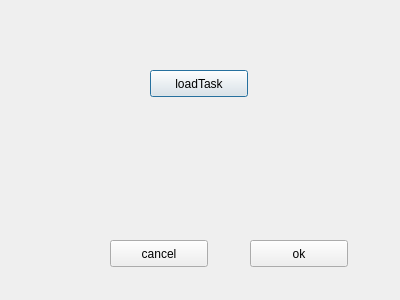
<?xml version="1.0" encoding="UTF-8"?>
<ui version="4.0">
 <class>task_loadDialogBase</class>
 <widget class="QDialog" name="task_loadDialogBase">
  <property name="geometry">
   <rect>
    <x>0</x>
    <y>0</y>
    <width>400</width>
    <height>300</height>
   </rect>
  </property>
  <property name="windowTitle">
   <string>Load task</string>
  </property>
  <widget class="QPushButton" name="pushButton">
   <property name="geometry">
    <rect>
     <x>150</x>
     <y>70</y>
     <width>98</width>
     <height>27</height>
    </rect>
   </property>
   <property name="text">
    <string>loadTask</string>
   </property>
  </widget>
  <widget class="QLabel" name="status_label">
   <property name="geometry">
    <rect>
     <x>110</x>
     <y>140</y>
     <width>211</width>
     <height>51</height>
    </rect>
   </property>
   <property name="text">
    <string/>
   </property>
  </widget>
  <widget class="QPushButton" name="ok_button">
   <property name="geometry">
    <rect>
     <x>250</x>
     <y>240</y>
     <width>98</width>
     <height>27</height>
    </rect>
   </property>
   <property name="text">
    <string>ok</string>
   </property>
  </widget>
  <widget class="QPushButton" name="cancel_button">
   <property name="geometry">
    <rect>
     <x>110</x>
     <y>240</y>
     <width>98</width>
     <height>27</height>
    </rect>
   </property>
   <property name="text">
    <string>cancel</string>
   </property>
  </widget>
 </widget>
 <resources/>
 <connections/>
</ui>
